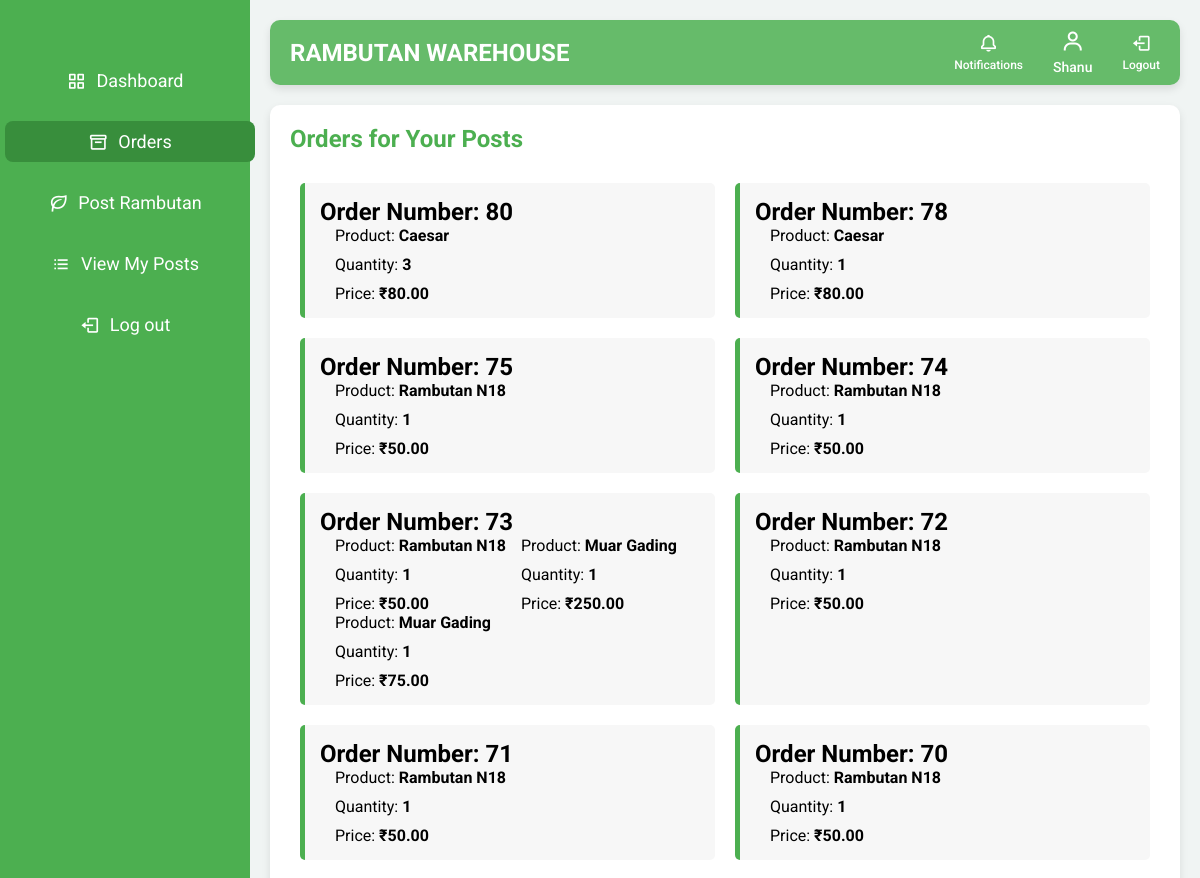
Page /farmer/orders/ (signed in, upper part) on the earlier database version.
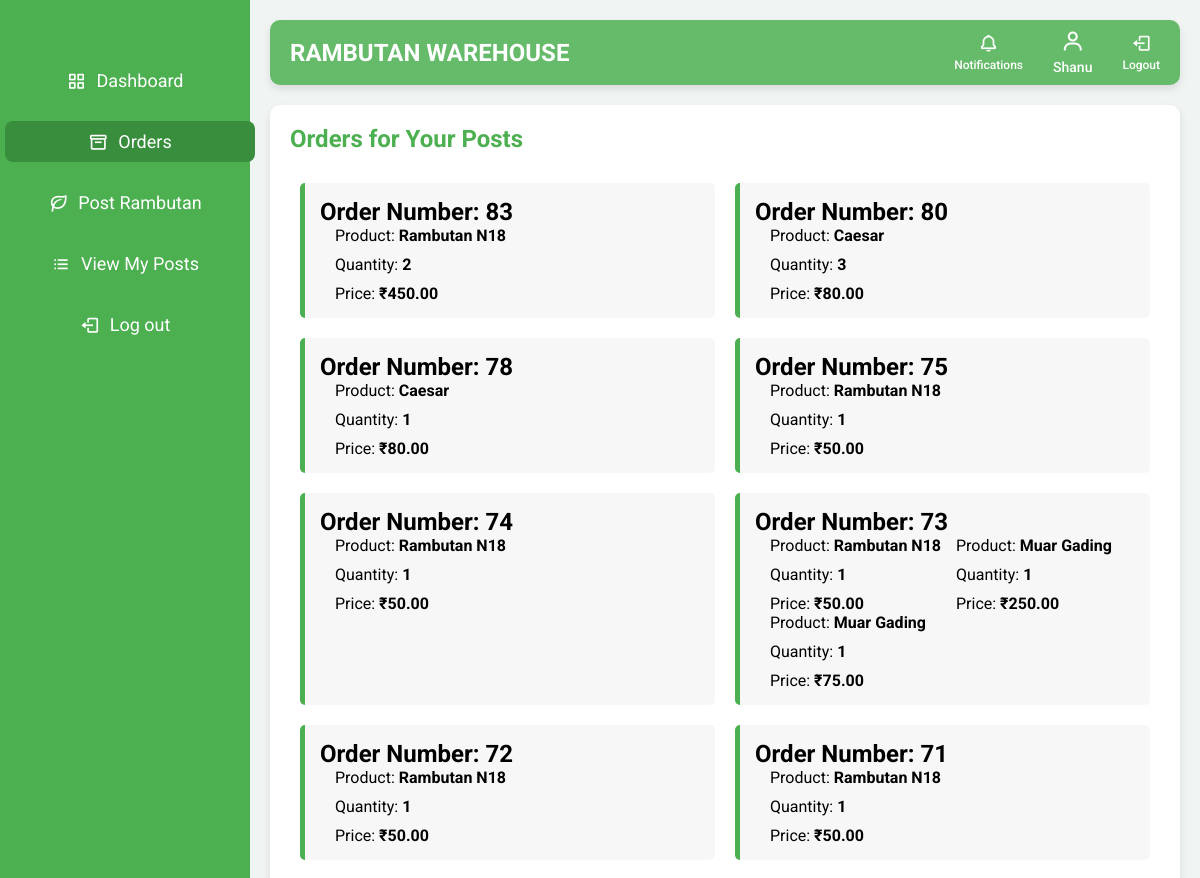
Same page on the later database version.
### warehouse/models.py (models this page shows, shortened)
class OrderItem(models.Model):
    order = models.ForeignKey(Order, on_delete=models.CASCADE, related_name='items')
    rambutan_post = models.ForeignKey(RambutanPost, on_delete=models.CASCADE, related_name='items')
    quantity = models.PositiveIntegerField(default=1)
    price = models.DecimalField(max_digits=10, decimal_places=2)

class RambutanPost(models.Model):
    farmer = models.ForeignKey('FarmerDetails', on_delete=models.CASCADE, related_name='rambutan_posts')
    PRODUCT_CHOICES = sorted([
        ('Binjai', 'Binjai'),
        ('Caesar', 'Caesar'),
        ('E35', 'E35'),
        ('Hg Deli Baling', 'Hg Deli Baling'),
        ('Jarum Emas', 'Jarum Emas'),
        ('Maharlika', 'Maharlika'),
        ('Malwana', 'Malwana'),
        ('Muar Gading', 'Muar Gading'),
        ('Rambutan N18', 'Rambutan N18'),
        ('Rongrien', 'Rongrien'),
        ('School Boy', 'School Boy'),
        ('other', 'Other')  # 'Other' option placed last
    ], key=lambda x: (x[0] != 'other', x[0]))  # Ensures 'Other' is last
    product = models.CharField(max_length=255, choices=PRODUCT_CHOICES)
    CATEGORY_CHOICES = [
        ('fresh_fruit', 'Fresh Fruit'),
        ('juice', 'Juice'),
        ('pickle', 'Pickle'),
        ('wine', 'Wine'),
    ]
    category = models.CharField(max_length=20, choices=CATEGORY_CHOICES)
    quantity_type = models.CharField(max_length=10, choices=[('kg', 'Kilograms'), ('L', 'Litres')])
    quantity = models.PositiveIntegerField(default=1)
    quantity_left = models.PositiveIntegerField(default=0)
    price = models.DecimalField(max_digits=10, decimal_places=2)
    image = models.ImageField(upload_to='rambutan_images/')
    description = models.TextField()
    created_at = models.DateTimeField(auto_now_add=True)
    is_available = models.BooleanField(default=True)

### warehouse/views.py (the view)
# urls.py: path('farmer/orders/', views.farmer_orders, name='farmer_orders'),
@login_required
@cache_control(no_cache=True, must_revalidate=True, no_store=True)
def farmer_orders(request):
    try:
        farmer_details = FarmerDetails.objects.get(user=request.user)
    except FarmerDetails.DoesNotExist:
        return redirect(reverse('farmer_details'))
    farmer_posts = RambutanPost.objects.filter(farmer=farmer_details)
    order_items = OrderItem.objects.filter(
        rambutan_post__in=farmer_posts
    ).select_related('order', 'rambutan_post').order_by('-order__created_at')
    orders_by_number = {}
    for item in order_items:
        order_number = item.order.order_number
        if order_number not in orders_by_number:
            orders_by_number[order_number] = []
        orders_by_number[order_number].append(item)
    context = {
        'orders_by_number': orders_by_number,
    }
    return render(request, 'order_farmer.html', context)

### warehouse/templates/order_farmer.html (shortened to what this page needs)
{% load static %}
<!DOCTYPE html>
<html lang="en">
<head>
  <link href="https://unpkg.com/boxicons@2.0.7/css/boxicons.min.css" rel="stylesheet">
  <link href="https://cdn.jsdelivr.net/npm/sweetalert2@11/dist/sweetalert2.min.css" rel="stylesheet">
</head>
<body>
<div class="sidebar">
    <ul class="nav-links">
      <li>
        <a href="{% url 'farmer_dashboard' %}" >
          <i class='bx bx-grid-alt'></i>
          <span class="links_name">Dashboard</span>
        </a>
      </li>
      <li>
        <a href="{% url 'farmer_orders' %}" class="active">
          <i class='bx bx-box'></i>
          <span class="links_name">Orders</span>
        </a>
      </li>
      <li>
        <a href="{% url 'post_rambutan' %}">
          <i class='bx bx-leaf'></i>
          <span class="links_name">Post Rambutan</span>
        </a>
      </li>
      <li>
        <a href="{% url 'view_posts' %}">
          <i class='bx bx-list-ul'></i>
          <span class="links_name">View My Posts</span>
        </a>
      </li>
      <li class="log_out">
        <a href="{% url 'logout' %}">
          <i class='bx bx-log-out'></i>
          <span class="links_name">Log out</span>
        </a>
      </li>
    </ul>
  </div>
    <section class="home-section">
        <nav class="top-navbar">
            <div class="logo">
                <span class="logo-text">Rambutan Warehouse</span>
            </div>
            <ul class="nav-icons">
              <li>
                <a href="{% url 'order_notifications' %}">
                  <i class="bx bx-bell"></i>
                  <span class="icon-name">Notifications</span>
                </a>
              </li>
                <li class="user-profile">
                    <a href="#">
                        <i class='bx bx-user'></i>
                        <span class="icon-name">{{ user.name }}</span>
                    </a>
                </li>
                <li>
                    <a href="{% url 'logout' %}">
                        <i class='bx bx-log-out'></i>
                        <span class="icon-name">Logout</span>
                    </a>
                </li>
            </ul>
        </nav>
        <div class="home-content">
            <h1 class="order-header">Orders for Your Posts</h1>
            <div class="orders-container">
                {% for order_number, items in orders_by_number.items %}
                    <div class="order">
                        <h2>Order Number: {{ order_number }}</h2>
                        <div class="orders-container">
                            {% for item in items %}
                                <div class="order-item">
                                    <div class="order-details">
                                        <div>Product: <span>{{ item.rambutan_post.product }}</span></div>
                                        <div>Quantity: <span>{{ item.quantity }}</span></div>
                                        <div>Price: <span>₹{{ item.price }}</span></div>
                                    </div>
                                </div>
                            {% endfor %}
                        </div>
                    </div>
                {% empty %}
                    <p>No orders found.</p>
                {% endfor %}
            </div>
        </div>
</section>
</body>
</html>

Differences in the rows shown:
no longer on this page (row unchanged): OrderItem: order "70", rambutan_post.product "Rambutan N18", quantity "1", price "50.00"
added OrderItem: order "83", rambutan_post.product "Rambutan N18", quantity "2", price "450.00"
